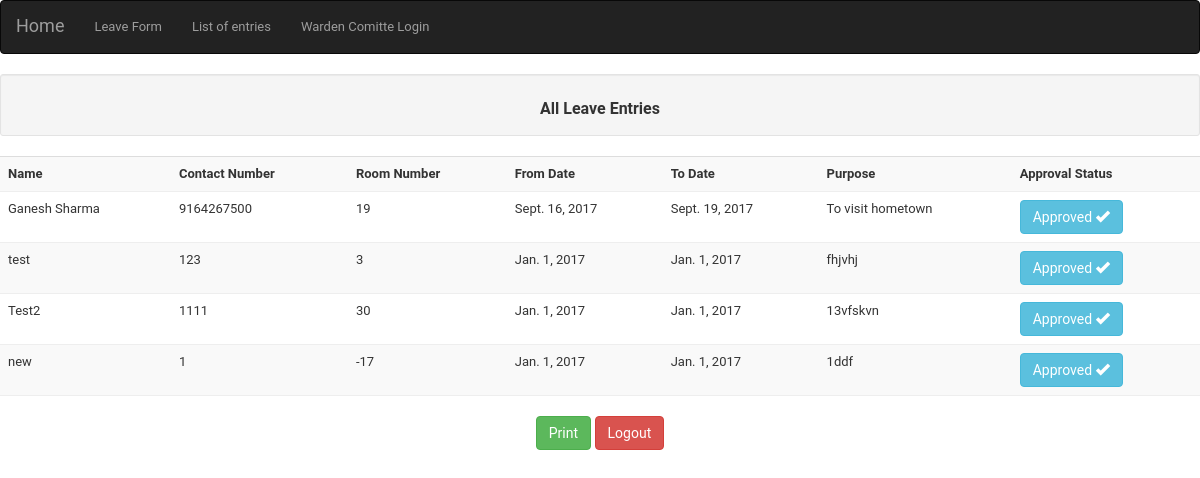
Page /attendance/committeeview/ (signed in) on the committed database.
### att/models.py (models this page shows, shortened)
class attsheet(models.Model):
    name=models.CharField(max_length=30)
    contact_no=models.CharField(max_length=10)
    room_no=models.IntegerField(validators=[MinValueValidator(1),MaxValueValidator(25)])
    from_date=models.DateField()
    to_date=models.DateField()
    purpose=models.TextField(max_length=500)
    approved=models.BooleanField(default=False)

### att/views.py (the view)
def attviewauth(request):
    if request.user.is_authenticated():
        context = {
        'all_entries': attsheet.objects.all(),
        }
        return render(request, 'auth.html', context)
    return redirect('att:auth_login')

### templates/auth.html (shortened to what this page needs)
{% extends 'base.html' %}
{% block insert %}
    <div class="well well-sm text-center"><h2>All Leave Entries </h2></div>
    <table class="table table-striped">
    <tr>
<th>
   Name
</th>
<th>
Contact Number
</th>
<th>
    Room Number
 </th>
<th>
    From Date
 </th>
<th>
    To Date
 </th>
<th>
    Purpose
 </th>
        <th>
            Approval Status
        </th>
    </tr>
   {% for entry in all_entries %}
    <tr>
        <td>
           {{ entry.name }}
        </td>
        <td>
           {{ entry.contact_no }}
        </td>
        <td>
           {{ entry.room_no}}
        </td>
        <td>
           {{ entry.from_date}}
        </td>
        <td>
           {{ entry.to_date }}
        </td>
        <td>
           {{ entry.purpose}}
        </td>
        <td>
            {% if entry.approved == True%}
                <button class="btn btn-info" type="button">Approved <span class="glyphicon glyphicon-ok"></span></button>
            {% endif %}
        </td>
   </tr>
    {% endfor %}
</table>
<div class="text-center">
<button class="btn btn-success" onclick="window.print();">Print</button>
<a class="btn btn-danger" href="{%url 'att:log_out' %}" style="color:white;">Logout</a>
</div>
{% endblock %}

### templates/base.html (style rules this page uses)
body { margin: 0; padding: 0; font-size: 14px; font-family: "Roboto","Lucida Grande","DejaVu Sans","Bitstream Vera Sans",Verdana,Arial,sans-serif; color: #333; background: #fff; }
a:link, a:visited { color: #447e9b; text-decoration: none; }
h1,h2,h3,h4,h5 { font-weight: bold; }
h2 { font-size: 16px; margin: 1em 0 .5em 0; }
table { border-collapse: collapse; border-color: #ccc; }
td, th { font-size: 13px; line-height: 16px; border-bottom: 1px solid #eee; vertical-align: top; padding: 8px; font-family: "Roboto", "Lucida Grande", Verdana, Arial, sans-serif; }
th { font-weight: 600; text-align: left; }

### rows in the picture
attsheet: name "Ganesh Sharma", contact_no "9164267500", room_no "19", from_date "Sept. 16, 2017", to_date "Sept. 19, 2017", purpose "To visit hometown", approved "Approved"
attsheet: name "test", contact_no "123", room_no "3", from_date "Jan. 1, 2017", to_date "Jan. 1, 2017", purpose "fhjvhj", approved "Approved"
attsheet: name "Test2", contact_no "1111", room_no "30", from_date "Jan. 1, 2017", to_date "Jan. 1, 2017", purpose "13vfskvn", approved "Approved"
attsheet: name "new", contact_no "1", room_no "-17", from_date "Jan. 1, 2017", to_date "Jan. 1, 2017", purpose "1ddf", approved "Approved"
